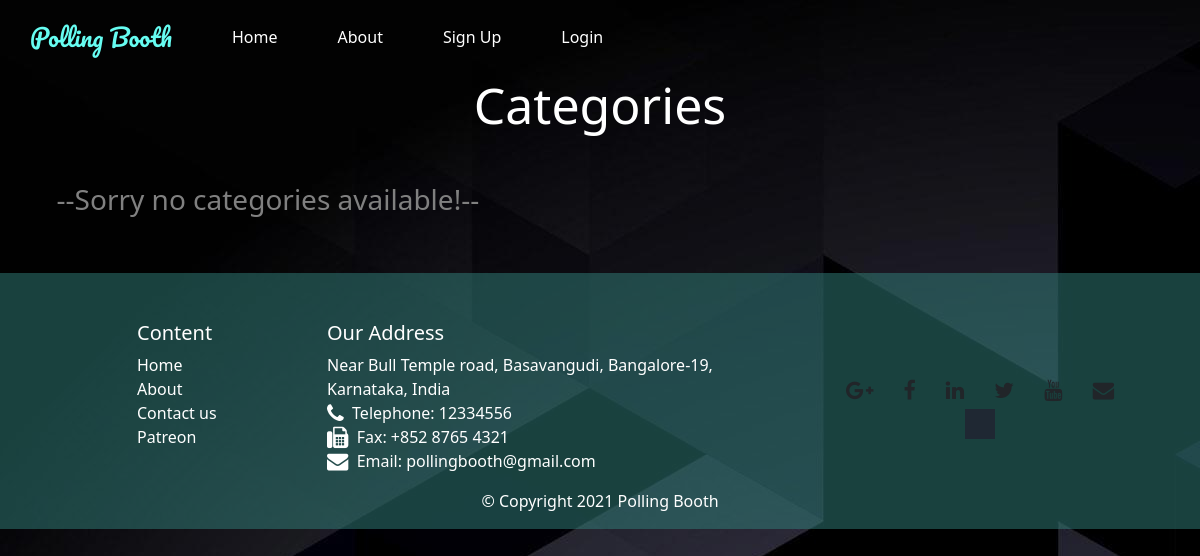
The app's page /categories.php, older data.
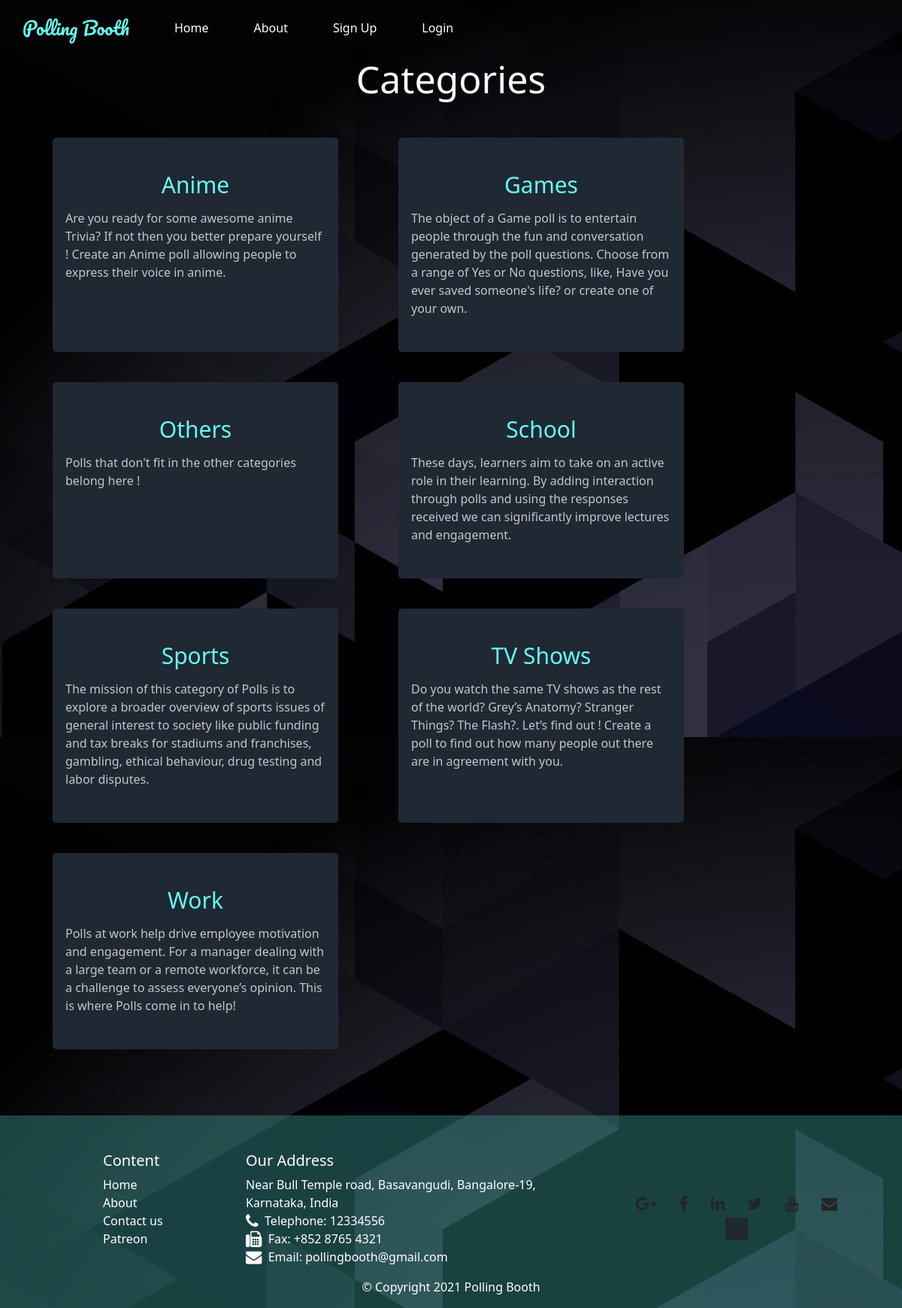
The same page, newer data.
### tables this page shows
CREATE TABLE `categories` (
  `type` varchar(256) NOT NULL,
  `description` varchar(256) NOT NULL
);

### includes/functions.inc.php (called while the page is built, shortened)
<?php
function fetchCategories($conn) {
    $sql = "SELECT * FROM categories;";
    $result = mysqli_query($conn, $sql);
    $rowsNum = mysqli_num_rows($result);
    if ($rowsNum > 0) {
        $rows = mysqli_fetch_all($result, MYSQLI_ASSOC);
        return $rows;
    }
    return false;
}

### categories.php (the view, shortened to what this page needs)
<?php
include_once "header.php";
require_once "includes/dbh.inc.php";
require_once "includes/functions.inc.php";
$categories = fetchCategories($conn);
?>
<h2 class="text-center mb-5" style="color: white; font-size:50px;">Categories</h2>
<div class="polls container">
    <div class="row">
        <?php
        if (!empty($categories)) {
            foreach ($categories as $category) {
                echo "<div class='poll-container col-6 col-sm-4'><a href=polls.php?type=" .urlencode($category["type"]) . ">" . $category["type"] . "</a>";
                if ($category["description"]) {
                    echo "<p class='desc'>" . $category["description"] . "</p>";
                }
                echo "</div>";
            }
        } else {
            echo "<h3 style='color:grey;'>&nbsp&nbsp--Sorry no categories available!--</h3>";
        }
        ?>
    </div>
</div>
<?php
include_once "footer.php";
?>
</body>
</html>

### header.php (shortened to what this page needs)
<!DOCTYPE html>
<html>
<head>
    <link href="https://stackpath.bootstrapcdn.com/font-awesome/4.7.0/css/font-awesome.min.css" rel="stylesheet">
    <link type="text/css" href="style.css" rel="stylesheet">
    <link href="https://cdn.jsdelivr.net/npm/bootstrap@5.0.0-beta1/dist/css/bootstrap.min.css" rel="stylesheet">
</head>
<body">
    <header>
        <nav>
            <a href="index.php" class="title">Polling Booth</a>
            <div class="nav-bar">
                <ul class="nav-menu">
                    <li><a href="index.php" class="nav-links">Home</a></li>
                    <li><a href="about.php" class="nav-links">About</a></li>
                    <?php
                    if (isset($_SESSION["userid"])) {
                        echo '<li><a href="profile.php" class="nav-links">Profile</a></li>';
                        echo '<li><a href="includes/logout.inc.php" class="nav-links">Logout</a></li>';
                    } else {
                        echo '<li><a href="signup.php" class="nav-links">Sign Up</a></li>';
                        echo '<li><a href="login.php" class="nav-links">Login</a></li>';
                    }
                    ?>
                </ul>
            </div>
        </nav>
    </header>

### footer.php
<footer class="footer m-0 p-0">
    <div class="container">
        <div class="row mt-5 pt-5">
            <div class="col-4 offset-1 col-sm-2">
                <h5>Content</h5>
                <ul class="list-unstyled">
                    <li><a class="footer-link" href="index.php">Home</a></li>
                    <li><a class="footer-link" href="about.php">About</a> </li>
                    <li><a class="footer-link" href="#">Contact us</a></li>
                    <li><a class="footer-link" href="#">Patreon</a></li>
                </ul>
            </div>
            <div class="col-7 col-sm-5">
                <h5>Our Address</h5>
                <address>
                    Near Bull Temple road,
                    Basavangudi,
                    Bangalore-19,
                    Karnataka, India<br>
                    <i class="fa fa-phone fa-lg"></i>&nbsp&nbspTelephone: 12334556<br>
                    <i class="fa fa-fax fa-lg"></i>&nbsp&nbspFax: +852 8765 4321<br>
                    <i class="fa fa-envelope fa-lg"></i>&nbsp&nbspEmail: <a class="footer-link" href="mailto:pollingbooth@gmail.com">pollingbooth@gmail.com</a>
                </address>
            </div>
            <div class="col-12 col-sm-4 align-self-center">
                <div class="text-center">
                    <a class="btn btn-social-icon btn-google" href="http://google.com/+"><i class=" fa fa-google-plus  fa-lg"></i></a>
                    <a class="btn btn-social-icon btn-facebook" href="http://www.facebook.com/profile.php?id="><i class=" fa fa-facebook fa-lg"></i></a>
                    <a class="btn btn-social-icon btn-linkedin" href="http://www.linkedin.com/in/"><i class=" fa fa-linkedin  fa-lg"></i></a>
                    <a class="btn btn-social-icon btn-twitter" href="http://twitter.com/"><i class=" fa fa-twitter  fa-lg"></i></a>
                    <a class="btn btn-social-icon btn-youtube" href="http://youtube.com/"><i class=" fa fa-youtube  fa-lg"></i></a>
                    <a class="btn btn-social-icon btn-envelope" href="mailto:"><i class=" fa fa-envelope  fa-lg"></i></a>
                </div>
                <div class="text-center">
                    <div id="google_translate_element"></div>
                </div>
            </div>
        </div>
        <div class="row justify-content-center">
            <div class="col-auto">
                <p>© Copyright 2021 Polling Booth</p>
            </div>
        </div>
    </div>
</footer>

### style.css (style rules this page uses)
html, body { margin: 0px; padding: 0px; }
nav { width: 100%; line-height: 75px; height: 75px; }
.title { float: left; font-family: 'Pacifico', cursive; color: rgb(255, 255, 255); font-size: 24px; text-decoration: none; padding: 0 30px; }
.nav-menu { margin: 0; padding: 0; text-align: center; z-index: 1; list-style-type: none; display: none; border-radius: 10px; }
.nav-bar { float: right; }
.nav-menu li { border-radius: 10px; }
.nav-links { color: rgb(255, 255, 255); text-decoration: none; padding: 10px 30px; }
@media screen and (min-width: 780px) { .nav-bar { float: none; } }
@media screen and (min-width: 780px) { .nav-menu { background-color: none; display: block; } }
@media screen and (min-width: 780px) { .nav-links { padding: 0 30px; float: left; } }
.footer { background-color: rgb(51, 129, 125, 0.5); margin: 10px auto; padding: 20px 0px; color: white; }
.poll-container { background-color: #1f2833; color: #C5C6C7; border-radius: 5px; overflow: hidden; padding: 30px; margin: 40px; }
.poll-container a { color: #66fcf1; padding: 10px; font-size: 30px; text-decoration: none; display: flex; justify-content: center; }
.desc { margin-left: 5px; margin-right: 5px; }
.footer-link { color: rgb(255, 255, 255); text-decoration: none; }
#google_translate_element { padding: 15px; background-color: #1f2833; width: fit-content; position: relative; left: 50%; transform: translateX(-50%); }

Row changes from the older to the newer data that the page shows:
added categories: type "Anime", description "Are you ready for some awesome anime Trivia? If not then you better prepare yourself ! Create an Anime poll allowing people to express their voice in anime."
added categories: type "Games", description "The object of a Game poll is to entertain people through the fun and conversation generated by the poll questions. Choose from a range of Yes or No questions, like, Have you ever saved someone's life? or create one of your own."
added categories: type "Others", description "Polls that don't fit in the other categories belong here !"
added categories: type "School", description "These days, learners aim to take on an active role in their learning. By adding interaction through polls and using the responses received we can significantly improve lectures and engagement."
added categories: type "Sports", description "The mission of this category of Polls is to explore a broader overview of sports issues of general interest to society like public funding and tax breaks for stadiums and franchises, gambling, ethical behaviour, drug testing and labor disputes."
added categories: type "TV Shows", description "Do you watch the same TV shows as the rest of the world? Grey’s Anatomy? Stranger Things? The Flash?. Let’s find out ! Create a poll to find out how many people out there are in agreement with you."
added categories: type "Work", description "Polls at work help drive employee motivation and engagement. For a manager dealing with a large team or a remote workforce, it can be a challenge to assess everyone’s opinion. This is where Polls come in to help!"
Text that changed along with them:
text no longer shown: "--Sorry no categories available!--"
